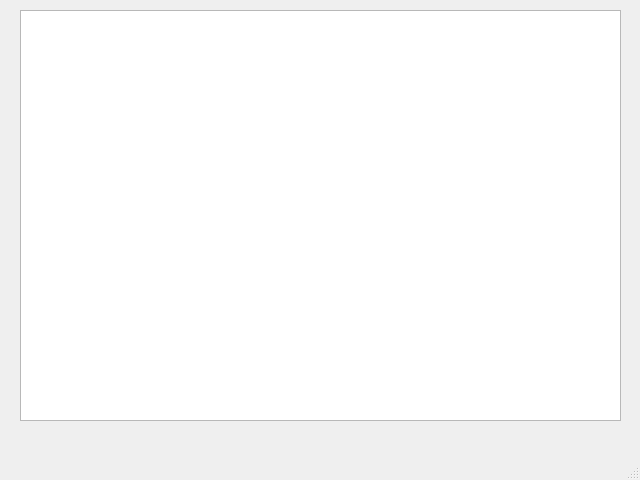
<?xml version="1.0" encoding="UTF-8"?>
<ui version="4.0">
 <class>MainWindow</class>
 <widget class="QMainWindow" name="MainWindow">
  <property name="geometry">
   <rect>
    <x>0</x>
    <y>0</y>
    <width>640</width>
    <height>480</height>
   </rect>
  </property>
  <property name="windowTitle">
   <string>MainWindow</string>
  </property>
  <widget class="QWidget" name="centralwidget">
   <widget class="QTextEdit" name="textEdit">
    <property name="geometry">
     <rect>
      <x>20</x>
      <y>10</y>
      <width>601</width>
      <height>411</height>
     </rect>
    </property>
   </widget>
  </widget>
  <widget class="QMenuBar" name="menubar">
   <property name="geometry">
    <rect>
     <x>0</x>
     <y>0</y>
     <width>640</width>
     <height>21</height>
    </rect>
   </property>
  </widget>
  <widget class="QStatusBar" name="statusbar"/>
 </widget>
 <resources/>
 <connections/>
</ui>
